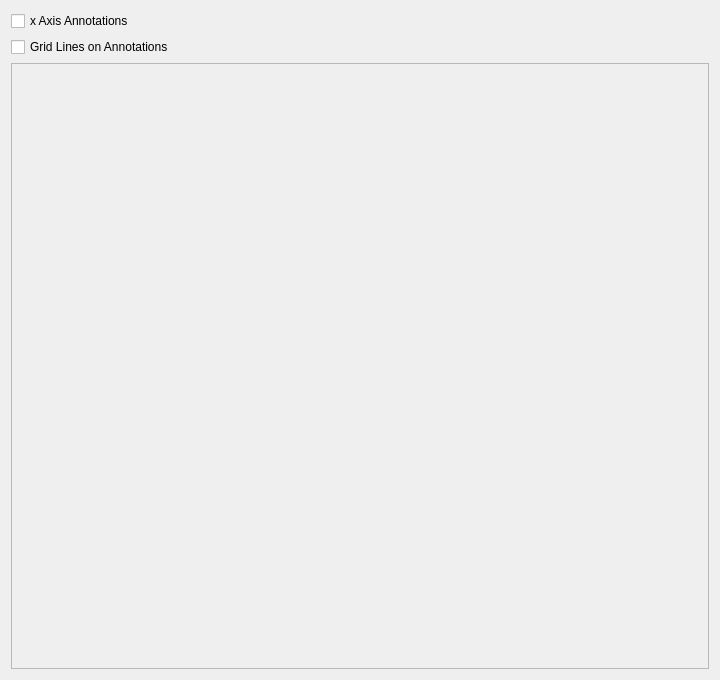
<?xml version="1.0" encoding="UTF-8"?>
<ui version="4.0">
 <class>MainWindow</class>
 <widget class="QWidget" name="MainWindow">
  <property name="geometry">
   <rect>
    <x>0</x>
    <y>0</y>
    <width>720</width>
    <height>680</height>
   </rect>
  </property>
  <property name="windowTitle">
   <string>Axis Labels</string>
  </property>
  <property name="windowIcon">
   <iconset>
    <normaloff/>
   </iconset>
  </property>
  <layout class="QVBoxLayout" name="verticalLayout">
   <item>
    <widget class="QCheckBox" name="m_annotations">
     <property name="text">
      <string>x Axis Annotations</string>
     </property>
    </widget>
   </item>
   <item>
    <widget class="QCheckBox" name="m_linesOnAnnotations">
     <property name="enabled">
      <bool>true</bool>
     </property>
     <property name="text">
      <string>Grid Lines on Annotations</string>
     </property>
    </widget>
   </item>
   <item>
    <widget class="QFrame" name="m_chartFrame">
     <property name="frameShape">
      <enum>QFrame::StyledPanel</enum>
     </property>
     <property name="frameShadow">
      <enum>QFrame::Raised</enum>
     </property>
    </widget>
   </item>
  </layout>
 </widget>
 <resources>
  <include location="BarChart"/>
 </resources>
 <connections/>
</ui>
